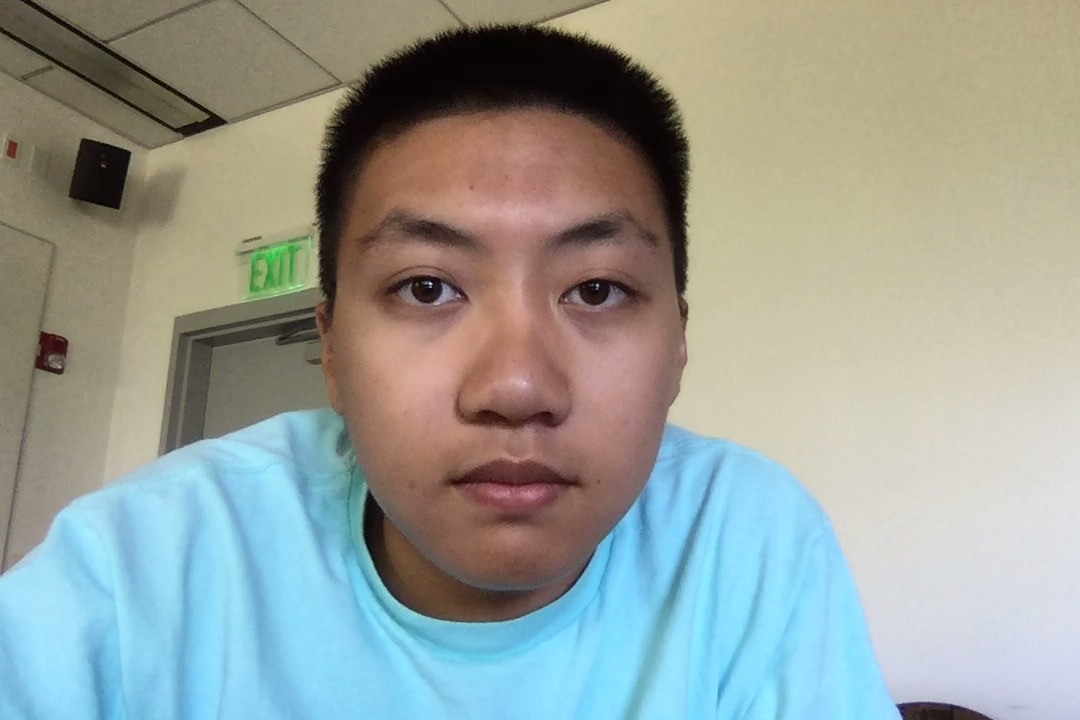
#> input picture In/original.jpg, 1080 x 720 px
$ python main.py
#> lines starting #> are read from the running program, lines starting #| are printed output that depends on the picture
import math
import os
from os import system
import time

import cv2 as cv
import numpy as np

time_spent_calculating_distances = 0
time_spent_calculating_bgr_distances = 0
total_time = 0

# face, left eye, right eye, nose, mouth: coordinates given as subordinate to face coordinates
FEATURES = []


# [20 lines of commented-out code are left out]

def write_features_to_disk():
    features = open("features.txt", "w")
    for roi in FEATURES:
        features.write(str(roi) + "\n")


def higher_eye_index():
    if FEATURES[1][1] > FEATURES[2][1]:
        return 1
    else:
        return 2


def load_images_from_folder(folder):
    images = []
    for filename in os.listdir(folder):
        img = cv.imread(os.path.join(folder, filename))
        if img is not None:
            images.append(img)
    return images


def find_bigger_img(img1, img2):
    if len(img1) * len(img1[0]) > len(img2) * len(img2[0]):
        return img1, img2
    else:
        return img2, img1


def get_resized_image(smaller, bigger):
    return cv.resize(bigger, (len(smaller[0]), len(smaller)), cv.INTER_AREA)


# knn distance between two different images
# to be used to compare different ROI to determine most likely accurate
# (i.e. used to determing which 2 out of three roi are eyes)
# @param image arrays without location
def distance(img1, img2):
    global time_spent_calculating_distances

    start_time = time.time()
    bigger = np.array(find_bigger_img(img1, img2)[0])
    smaller = np.array(find_bigger_img(img1, img2)[1])

    capped = get_resized_image(smaller, bigger)

    sum = 0
    for r in range(len(capped)):
        for c in range(len(capped[r])):
            sum += bgr_distance(smaller[r][c], capped[r][c])

    out = sum / (len(capped) * len(capped[0]))
    time_spent_calculating_distances += (time.time() - start_time)
    return out


def bgr_distance(color1, color2):
    global time_spent_calculating_bgr_distances

    start_time = time.time()
    sum = 0
    for i in range(3):
        sum += math.pow(color1[i] - color2[i], 2)
    # may have to reintroduce square root
    out = math.sqrt(sum)

    time_spent_calculating_bgr_distances += time.time() - start_time
    return out


def average_distance(image_to_compare, correct_images):
    min_distance = 1000000
    for img in correct_images:
        dist = distance(img, image_to_compare)
        if dist < min_distance:
            min_distance = dist
    return min_distance


# To be used directly and in conjunction:

# used to determine the most probable out of multiple ROI, returns ROI image ao
def get_most_accurate(images_to_compare, image_dataset):
    min_distance = 500000000
    out_image_index = 0

    count = 0

    for i in range(len(images_to_compare)):

        img_to_compare = np.array(images_to_compare[i][0])

        # cv.imshow("img_to_compare", np.array(img_to_compare[0]))
        # cv.waitKey(0)
        # time.sleep(10000)

        dist = average_distance(img_to_compare, image_dataset)
        if dist < min_distance:
            min_distance = dist
            out_image_index = i

        count += 1

        # print("count = " + str(count))
        # print(dist)
        #
        # cv.imshow("img-selected" + str(count), img_to_compare)

    return images_to_compare[out_image_index], out_image_index


def get_k_most_accurate(images_to_compare, image_dataset, k):
    out = []

    if len(images_to_compare) == 0 and i != k - 1:
        print("not enough roi for given Haar Cascade and corresponding feature")

    for i in range(k):
        most_accurate = get_most_accurate(images_to_compare, image_dataset)
        out.append(most_accurate)
        images_to_compare = remove_index(images_to_compare, most_accurate[1])

        if len(images_to_compare) == 0 and i != k - 1:
            print("not enough roi for given Haar Cascade and corresponding feature")

    return out


def remove_index(list, index):
    out = []
    for i in range(len(list)):
        if i != index:
            out.append(list[i])
    return out


# takes the output from detectMultiScaleArray for any HaarCascade
# the return value for this function is the same as images_to_compare in get_most_accurate
def get_all_roi(roi_for_color, feature_plane):
    all_roi = []
    for (x, y, w, h) in feature_plane:
        image = []
        image_pixels = []
        for r in range(y, y + h):
            row = []
            for c in range(x, x + w):
                row.append(roi_for_color[r][c])
            image_pixels.append(row)
        image.append(image_pixels)
        image.append([x, y, w, h])
        all_roi.append(image)
    return all_roi


def get_image_dataset(filepath):
    return load_images_from_folder(filepath)


def main(facialimage_filepath):
#> called with facialimage_filepath = 'In/original.jpg'
    global total_time

    # start_time = time.time()

    face = cv.CascadeClassifier('HaarCascades/haarcascade_frontalface_alt.xml')
    eyes = cv.CascadeClassifier('HaarCascades/haarcascade_eye.xml')
    nose = cv.CascadeClassifier('HaarCascades/haarcascade_mcs_nose.xml')
    mouth = cv.CascadeClassifier('HaarCascades/haarcascade_mcs_mouth.xml')

    img = cv.imread(facialimage_filepath)
#> img is the input picture: shape (720, 1080, 3); mean B, G, R 152.1, 158.8, 151.8

    gray = cv.cvtColor(img, cv.COLOR_BGR2GRAY)
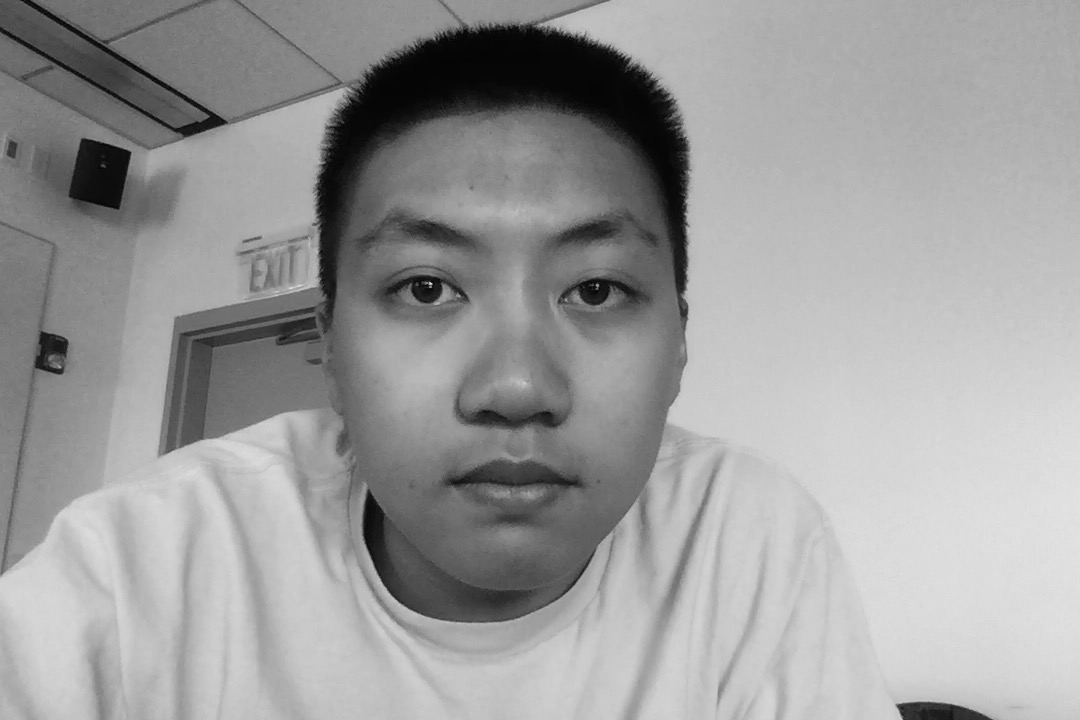
#> gray: shape (720, 1080); min 1, max 227, mean 155.9

    faces = face.detectMultiScale(gray, 1.3, 5)
#> faces = [[296, 119, 432, 432]]

    # Loop through face in order to find the face,
    # loop within face to find eyes

    for (x, y, w, h) in faces:
        # FEATURES.append([x - x, y - y, w, h])
        # cv.rectangle(img, (x, y), (x + w, y + h), (255, 255, 255), 2)
        # cv.putText(img, "face", (x, y), cv.FONT_HERSHEY_SIMPLEX, 1, (255, 255, 255))

        roi_gray = gray[y:y + h, x:x + w]
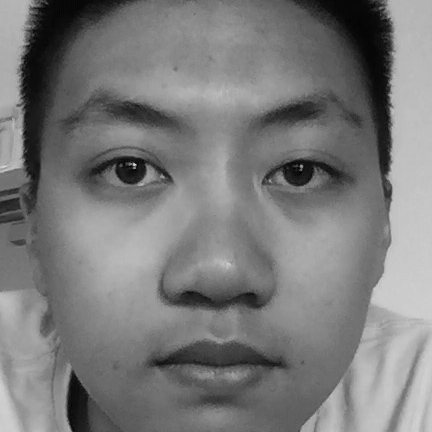
#> roi_gray: shape (432, 432); min 2, max 216, mean 122.3
        roi_color = img[y:y + h, x:x + w]
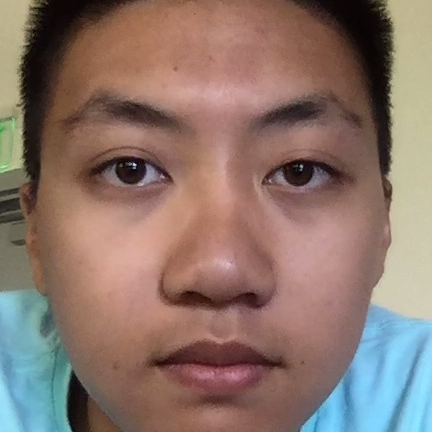
#> roi_color: shape (432, 432, 3); mean B, G, R 107.1, 116.6, 139.2

        # ml
        eyes_plane = eyes.detectMultiScale(roi_gray)
#> eyes_plane = [[252, 131, 90, 90], [76, 123, 98, 98]]
        mp_rois = get_k_most_accurate(get_all_roi(roi_color, eyes_plane), get_image_dataset("eyes"), 2)
#> the loop in get_all_roi, `for (x, y, w, h) in feature_plane:` made 2 passes
#> after the loop in get_all_roi, `for (x, y, w, h) in feature_plane:`: all_roi = 2 items
#> in load_images_from_folder, `images = []`: images = []
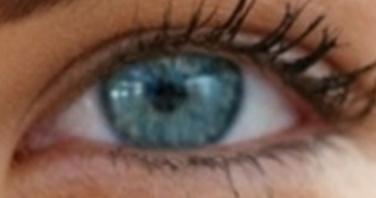
#> input picture haar_knn/eyes/Screen Shot 2019-07-10 at 10.00.26 AM.png, 376 x 198 px
#> in load_images_from_folder, img is the input picture: shape (198, 376, 3); mean B, G, R 77.3, 90.4, 117.6
#> the loop in get_k_most_accurate, `for i in range(k):` made 2 passes
#> pass 1, in distance, `smaller = np.array(find_bigger_img(img1, img2)[1])`:
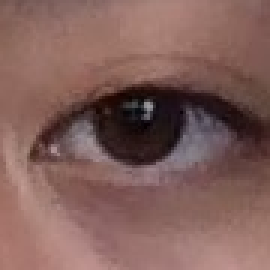
#> smaller: shape (90, 90, 3) (shown 3 times larger); mean B, G, R 90.3, 95.6, 129.6
#> pass 1, in distance, `capped = get_resized_image(smaller, bigger)`:
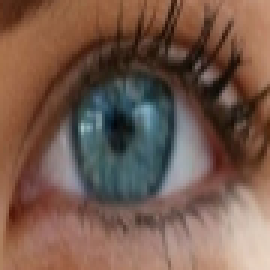
#> capped: shape (90, 90, 3) (shown 3 times larger); mean B, G, R 77.2, 90.3, 117.5
#> pass 1, in distance (call 2), `smaller = np.array(find_bigger_img(img1, img2)[1])`:
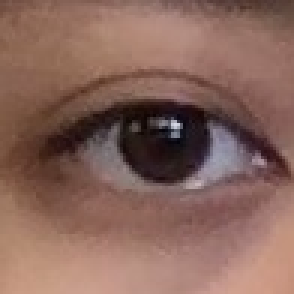
#> smaller: shape (98, 98, 3) (shown 3 times larger); mean B, G, R 91.2, 101.3, 136.2
#> after the loop in get_k_most_accurate, `for i in range(k):`: out = 2 items
#> mp_rois = 2 items

        # do not uncomment
        # for i in range(len(mp_rois)):
        #     mp_roi = mp_rois[i][0][1]
        #     cv.rectangle(img, (x + mp_roi[0], y + mp_roi[1]), (x + mp_roi[0] + mp_roi[2], y + mp_roi[1] + mp_roi[3]),
        #                  (255, 255, 0), 2)

        if mp_rois[0][0][1][0] < mp_rois[1][0][1][0]:
            FEATURES.append(mp_rois[1][0][1])
            FEATURES.append(mp_rois[0][0][1])
        elif mp_rois[0][0][1][0] > mp_rois[1][0][1][0]:
            FEATURES.append(mp_rois[0][0][1])
            FEATURES.append(mp_rois[1][0][1])

        # eyes_plane = eyes.detectMultiScale(roi_gray)
        # for (ex, ey, ew, eh) in eyes_plane:
        #     # cv.putText(img, "eye", (ex, ey), cv.FONT_HERSHEY_SIMPLEX, 2, (255, 255, 255))
        #     cv.rectangle(roi_color, (ex, ey), (ex + ew, ey + eh), (0, 255, 0), 2)

        # ml
        nose_plane = nose.detectMultiScale(roi_gray)
#> nose_plane = [[155, 226, 121, 101]]
        mp_roi = get_most_accurate(get_all_roi(roi_color, nose_plane), get_image_dataset("noses"))[0][1]
#> the loop in get_all_roi (call 2), `for (x, y, w, h) in feature_plane:` made 1 pass
        FEATURES.append(mp_roi)
        # cv.rectangle(img, (x + mp_roi[0], y + mp_roi[1]), (x + mp_roi[0] + mp_roi[2], y + mp_roi[1] + mp_roi[3]),
        #              (255, 0, 0), 2)

        # nose_plane = nose.detectMultiScale(roi_gray)
        # for (nx, ny, nw, nh) in nose_plane:
        #     cv.rectangle(roi_color, (nx, ny), (nx + nw, ny + nh), (255, 0, 0), 2)

        # ml
        mouth_plane = mouth.detectMultiScale(roi_gray)
        mp_roi = get_most_accurate(get_all_roi(roi_color, mouth_plane), get_image_dataset("mouths"))[0][1]
        FEATURES.append(mp_roi)
        # cv.rectangle(img, (x + mp_roi[0], y + mp_roi[1]), (x + mp_roi[0] + mp_roi[2], y + mp_roi[1] + mp_roi[3]),
        #              (0, 0, 0), 2)

        # mouth_plane = mouth.detectMultiScale(roi_gray)
        # for (mx, my, mw, mh) in mouth_plane:
        #     cv.rectangle(roi_color, (mx, my), (mx + mw, my + mh), (0, 0, 255), 2)

        FEATURES.append([x, y, w, h])

        # [18 lines of commented-out code are left out]


def absolute_location():
    return os.path.dirname(os.path.abspath("main.py"))


def in_directory():
    path = ""
    for dir in absolute_location().split("/")[0:len(absolute_location().split("/")) - 1]:
        path += dir + "/"
    path += "In/"
    return path


# UNCOMMENT NEXT TWO LINES
#> (the run stopped early here; a loop or call above may not have finished)
